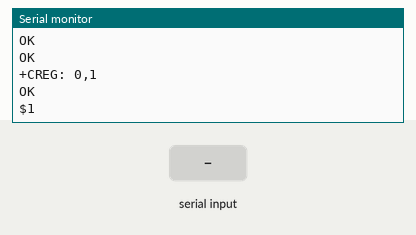
Recording of a sketch running on a simulated Arduino Uno, built with avr-gcc and run on an emulated ATmega328P. Shown: the last lines printed to the serial monitor. The inputs (shaded band) are chosen by the test bench. The modem accepts every AT command (registered, SIM ready, sends succeed) and sends nothing else.

Above: at 5.2 s.
5.3 s: "1\n" received over the second serial link
6.8 s: "0\n" received over the second serial link
At 7.5 s:
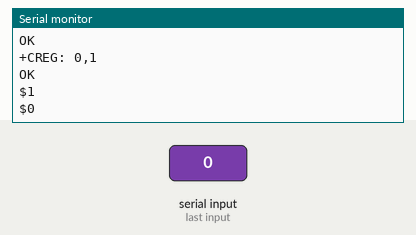
8.3 s: "2\n" received over the second serial link
At 8.7 s:
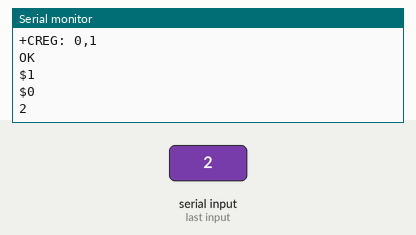

The sketch:

GPS_SIM_V1.ino
```cpp
/*
  For more Information visit www.aeq-web.com?ref=arduinoide
  SIM800 5v/4v ↔ Arduino 5V
  SIM800 GND (either one) ↔ Arduino GND
  SIM800 SIM_TXD ↔ Arduino D8
  SIM800 SIM_RXD ↔ Arduino D7
*/

#include <SoftwareSerial.h>
#include <TinyGPS++.h>
#include <Wire.h>
#define SIM800_TX_PIN 2
#define SIM800_RX_PIN 3
#define GPS_TX_PIN 10
#define GPS_RX_PIN 11

SoftwareSerial SIMS(SIM800_TX_PIN, SIM800_RX_PIN);
SoftwareSerial GPSS(GPS_TX_PIN, GPS_RX_PIN);
TinyGPSPlus gps;

String APN = "internet";
String APN_USER = "true";
String APN_PASS = "true";
String URL = "http://miliohm.com/getData.php?data=";  //URL for HTTP-POST-REQUEST
int ran;
//
static const unsigned long frequency = 15000;
static long maxResponseTime = 30000;
String responseString;
unsigned long previous = 0;
unsigned long beltTime;

void setup() {

  Serial.begin(9600);
  SIMS.begin(9600);
  GPSS.begin(9600);
  Serial.println("Initializing...");
  //  SIMS.println("AT");
  //  waitUntilResponse("OK");
  SIMS.println("AT");        // Once the handshake test is successful, it will back to OK
  delay(1000);
  SIMS.println("AT+CSQ");    //Signal quality test, value range is 0-31 , 31 is the best
  delay(1000);
  SIMS.println("AT+CCID");   //Read SIM information to confirm whether the SIM is plugged
  delay(1000);
  SIMS.println("AT+CREG?");  //Check whether it has registered in the network
  delay(1000);
  Serial.println("Setup Complete!");
}

void loop() {
  while (SIMS.available()) {
    Serial.write(SIMS.read());
  }
}

void waitUntilResponse(String response) {
  beltTime = millis();
  responseString = "";
  String totalResponse = "";
  while (responseString.indexOf(response) < 0 && millis() - beltTime < maxResponseTime) {
    readResponse();
    totalResponse = totalResponse + responseString;
    Serial.println(responseString);
  }

  if (totalResponse.length() <= 0) {
    Serial.println("No response from the module. Check wiring, SIM-card and power!");
    delay(30000);
    exit(0); // No way to recover
  }
  else if (responseString.indexOf(response) < 0) {
    Serial.println("Unexpected response from the module");
    Serial.println(totalResponse);
    delay(30000);
    exit(0); // No way to recover
  }
}

void readResponse() {
  responseString = "";
  while (responseString.length() <= 0 || !responseString.endsWith("\n")) {
    tryToRead();
    if (millis() - beltTime > maxResponseTime) {
      return;
    }
  }
}

void tryToRead() {
  while (SIMS.available()) {
    char c = SIMS.read();  //gets one byte from serial buffer
    responseString += c; //makes the string readString
  }
}
```

Measured:
- after the input at 6.8 s, the serial monitor: prints a new line at once (image 1)
- after the input at 8.3 s, the serial monitor: prints a new line at once (image 2)
